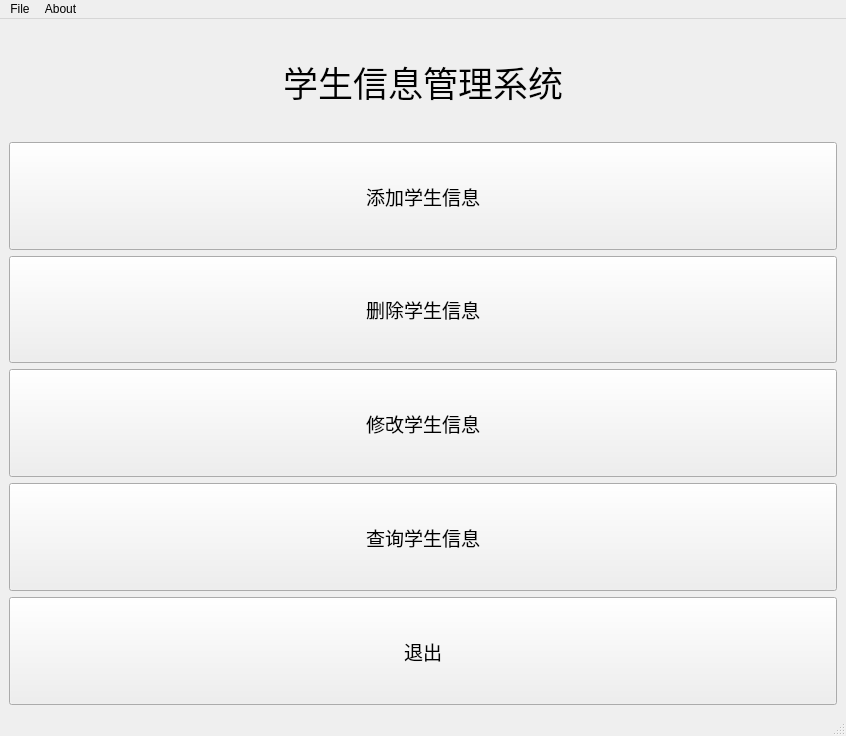
<?xml version="1.0" encoding="UTF-8"?>
<ui version="4.0">
 <class>MainWindow</class>
 <widget class="QMainWindow" name="MainWindow">
  <property name="geometry">
   <rect>
    <x>0</x>
    <y>0</y>
    <width>846</width>
    <height>736</height>
   </rect>
  </property>
  <property name="windowTitle">
   <string>学生信息管理系统</string>
  </property>
  <widget class="QWidget" name="centralwidget">
   <layout class="QVBoxLayout" name="verticalLayout">
    <item>
     <widget class="QLabel" name="label_Title">
      <property name="sizePolicy">
       <sizepolicy hsizetype="Preferred" vsizetype="Preferred">
        <horstretch>0</horstretch>
        <verstretch>0</verstretch>
       </sizepolicy>
      </property>
      <property name="font">
       <font>
        <family>黑体</family>
        <pointsize>26</pointsize>
       </font>
      </property>
      <property name="text">
       <string>学生信息管理系统</string>
      </property>
      <property name="alignment">
       <set>Qt::AlignCenter</set>
      </property>
     </widget>
    </item>
    <item>
     <widget class="QPushButton" name="pushButton_Add">
      <property name="sizePolicy">
       <sizepolicy hsizetype="Minimum" vsizetype="Minimum">
        <horstretch>0</horstretch>
        <verstretch>0</verstretch>
       </sizepolicy>
      </property>
      <property name="font">
       <font>
        <family>等线</family>
        <pointsize>14</pointsize>
       </font>
      </property>
      <property name="text">
       <string>添加学生信息</string>
      </property>
      <property name="shortcut">
       <string>A</string>
      </property>
     </widget>
    </item>
    <item>
     <widget class="QPushButton" name="pushButton_Delete">
      <property name="sizePolicy">
       <sizepolicy hsizetype="Minimum" vsizetype="Minimum">
        <horstretch>0</horstretch>
        <verstretch>0</verstretch>
       </sizepolicy>
      </property>
      <property name="font">
       <font>
        <family>等线</family>
        <pointsize>14</pointsize>
       </font>
      </property>
      <property name="text">
       <string>删除学生信息</string>
      </property>
      <property name="shortcut">
       <string>D</string>
      </property>
     </widget>
    </item>
    <item>
     <widget class="QPushButton" name="pushButton_Modify">
      <property name="sizePolicy">
       <sizepolicy hsizetype="Minimum" vsizetype="Minimum">
        <horstretch>0</horstretch>
        <verstretch>0</verstretch>
       </sizepolicy>
      </property>
      <property name="font">
       <font>
        <family>等线</family>
        <pointsize>14</pointsize>
       </font>
      </property>
      <property name="text">
       <string>修改学生信息</string>
      </property>
      <property name="shortcut">
       <string>M</string>
      </property>
     </widget>
    </item>
    <item>
     <widget class="QPushButton" name="pushButton_Quiry">
      <property name="sizePolicy">
       <sizepolicy hsizetype="Minimum" vsizetype="Minimum">
        <horstretch>0</horstretch>
        <verstretch>0</verstretch>
       </sizepolicy>
      </property>
      <property name="font">
       <font>
        <family>等线</family>
        <pointsize>14</pointsize>
       </font>
      </property>
      <property name="text">
       <string>查询学生信息</string>
      </property>
      <property name="shortcut">
       <string>Q</string>
      </property>
     </widget>
    </item>
    <item>
     <widget class="QPushButton" name="pushButton_Exit">
      <property name="sizePolicy">
       <sizepolicy hsizetype="Minimum" vsizetype="Minimum">
        <horstretch>0</horstretch>
        <verstretch>0</verstretch>
       </sizepolicy>
      </property>
      <property name="font">
       <font>
        <family>等线</family>
        <pointsize>14</pointsize>
       </font>
      </property>
      <property name="text">
       <string>退出</string>
      </property>
     </widget>
    </item>
   </layout>
  </widget>
  <widget class="QMenuBar" name="menubar">
   <property name="geometry">
    <rect>
     <x>0</x>
     <y>0</y>
     <width>846</width>
     <height>23</height>
    </rect>
   </property>
   <widget class="QMenu" name="menu_File">
    <property name="title">
     <string>File</string>
    </property>
    <addaction name="action_Open"/>
    <addaction name="action_Save"/>
    <addaction name="separator"/>
    <addaction name="action_Exit"/>
   </widget>
   <widget class="QMenu" name="menu_About">
    <property name="title">
     <string>About</string>
    </property>
    <addaction name="action_About"/>
    <addaction name="separator"/>
    <addaction name="action_Help"/>
   </widget>
   <addaction name="menu_File"/>
   <addaction name="menu_About"/>
  </widget>
  <widget class="QStatusBar" name="statusbar"/>
  <action name="action_Open">
   <property name="text">
    <string>Open</string>
   </property>
   <property name="shortcut">
    <string>Ctrl+O</string>
   </property>
  </action>
  <action name="action_Save">
   <property name="text">
    <string>Save</string>
   </property>
   <property name="shortcut">
    <string>Ctrl+S</string>
   </property>
  </action>
  <action name="action_Exit">
   <property name="text">
    <string>Exit</string>
   </property>
   <property name="shortcut">
    <string>Esc</string>
   </property>
  </action>
  <action name="action_About">
   <property name="text">
    <string>About</string>
   </property>
  </action>
  <action name="action_Help">
   <property name="text">
    <string>Help</string>
   </property>
   <property name="shortcut">
    <string>Ctrl+H</string>
   </property>
  </action>
 </widget>
 <resources/>
 <connections/>
</ui>
